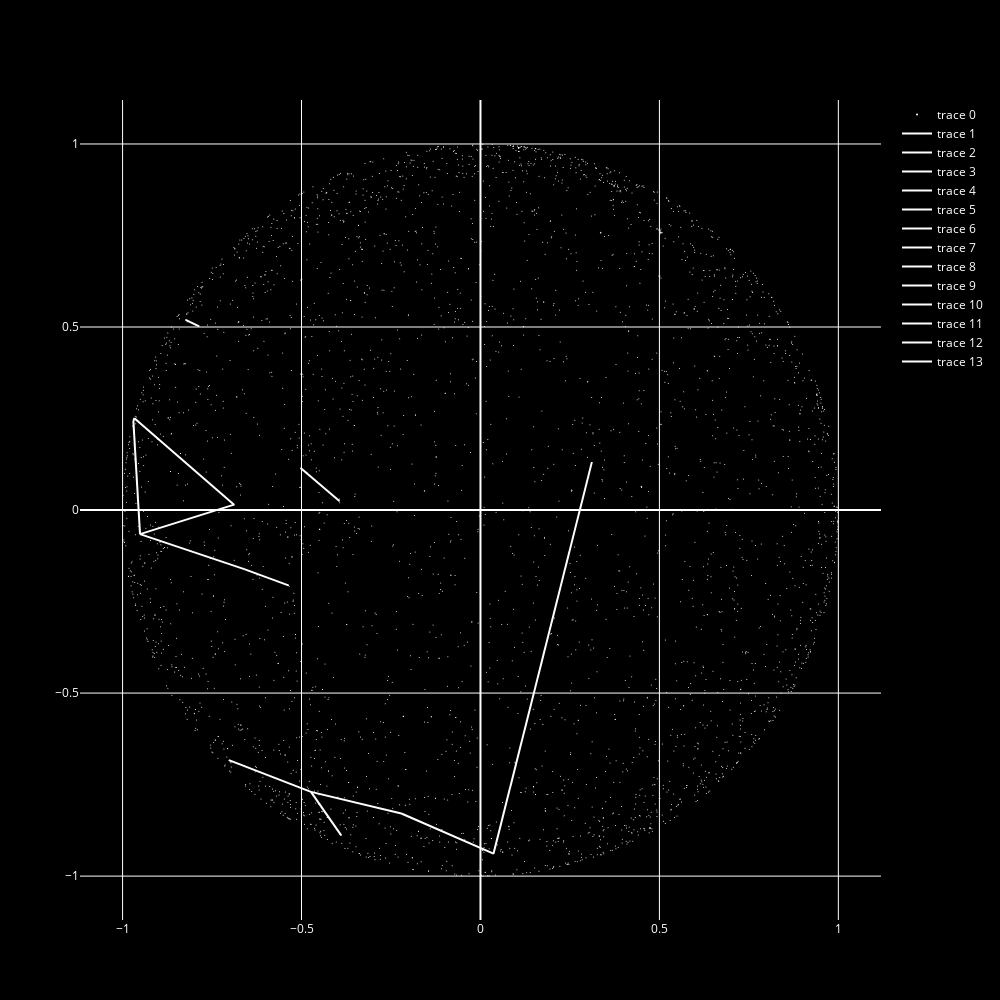

Here is the notebook cell this chart was saved with:
### Markdown cell above
2D - UNIVERSE

### Code cell
fig2 = go.Figure(data=go.Scatter(x=x, y=y, text=text_names,mode='markers',marker=dict(color= "white", size=1)))
# Personalizar la figura
personalized_figure(fig2)
constellation("constellations\Osa mayor.txt",fig2, 2)
constellation("constellations\Osa menor.txt",fig2, 2)
'''constellation("constellations\Hydra.txt",fig2, 2)
constellation("constellations\Geminis.txt",fig2, 2)
constellation("constellations\Cygnet.txt",fig2, 2)
constellation("constellations\Cazo.txt",fig2, 2)'''

# Mostrar la gráfica
fig2.show()

### Figure 1 — Plotly figure (JSON) as saved in the notebook; plotly's stock layout.template omitted (floating-point values rounded to 4 significant figures; data arrays with more than 128 entries replaced by an {"elided": "..."} marker saying what was removed)
{"data": [{"marker": {"color": "white", "size": 1}, "mode": "markers", "text": {"elided": "7040 str values"}, "type": "scatter", "x": {"elided": "3519 float values"}, "y": {"elided": "3519 float values"}}, {"line": {"color": "white"}, "mode": "lines", "type": "scatter", "x": [-0.5366, -0.6601], "y": [-0.2058, -0.1613]}, {"line": {"color": "white"}, "mode": "lines", "type": "scatter", "x": [-0.6601, -0.9512], "y": [-0.1613, -0.06571]}, {"line": {"color": "white"}, "mode": "lines", "type": "scatter", "x": [-0.9512, -0.6885], "y": [-0.06571, 0.01473]}, {"line": {"color": "white"}, "mode": "lines", "type": "scatter", "x": [-0.6885, -0.967], "y": [0.01473, 0.2509]}, {"line": {"color": "white"}, "mode": "lines", "type": "scatter", "x": [-0.967, -0.9699], "y": [0.2509, 0.2436]}, {"line": {"color": "white"}, "mode": "lines", "type": "scatter", "x": [-0.9512, -0.9699], "y": [-0.06571, 0.2436]}, {"line": {"color": "white"}, "mode": "lines", "type": "scatter", "x": [-0.8239, -0.7861], "y": [0.5197, 0.5016]}, {"line": {"color": "white"}, "mode": "lines", "type": "scatter", "x": [-0.3943, -0.5025], "y": [0.02479, 0.1146]}, {"line": {"color": "white"}, "mode": "lines", "type": "scatter", "x": [0.3113, 0.03639], "y": [0.1309, -0.9387]}, {"line": {"color": "white"}, "mode": "lines", "type": "scatter", "x": [0.03639, -0.221], "y": [-0.9387, -0.8289]}, {"line": {"color": "white"}, "mode": "lines", "type": "scatter", "x": [-0.221, -0.4736], "y": [-0.8289, -0.7699]}, {"line": {"color": "white"}, "mode": "lines", "type": "scatter", "x": [-0.4736, -0.7028], "y": [-0.7699, -0.6833]}, {"line": {"color": "white"}, "mode": "lines", "type": "scatter", "x": [-0.3891, -0.4736], "y": [-0.8887, -0.7699]}], "layout": {"font": {"color": "white"}, "height": 1000, "paper_bgcolor": "black", "plot_bgcolor": "black", "scene": {"xaxis": {"showbackground": false}, "yaxis": {"showbackground": false}, "zaxis": {"showbackground": false}}, "width": 1000}}
